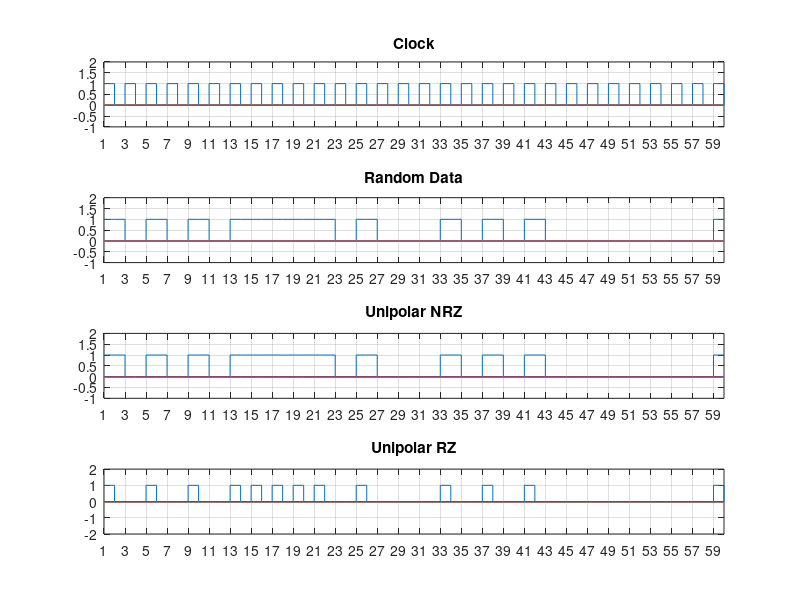
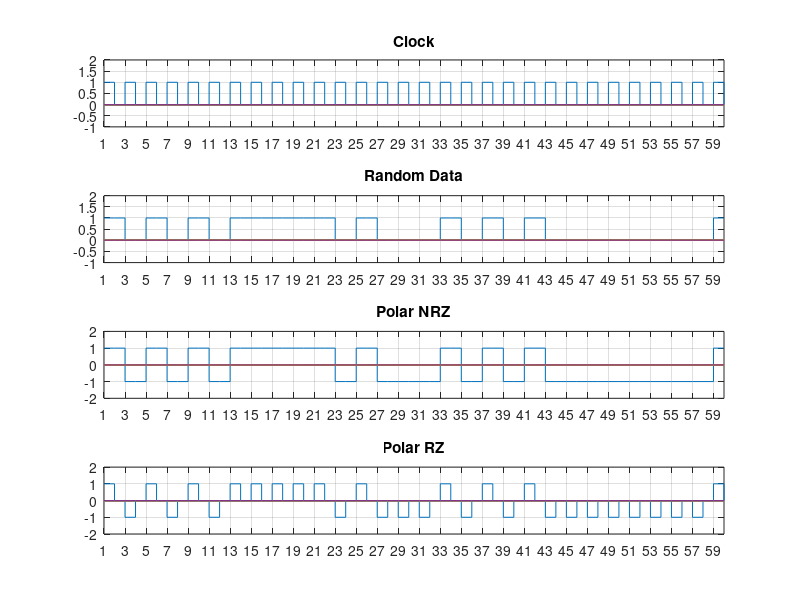
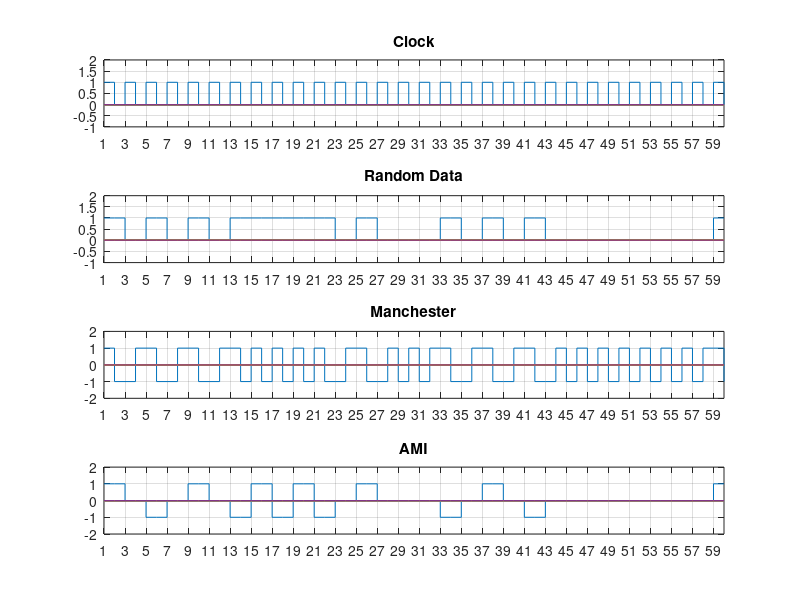

Source code (MATLAB) for these figures, in order:
% a = [ 1 0 0 -1 2 -4 1 1 0 1 0 1 0 1 0 1 ];
% stairs([a,a(end)]);
l=30;%length of random data
x=zeros(2*l);
clk=zeros(2*l);
% Unipolar NRZ
for i=1:2:2*l
    x(i) = randi(2)-1;
    x(i+1) = x(i);
    clk(i) = 1;
%     fprintf('%d', randi(2)-1);
end
% Unipolar RZ
y1=zeros(2*l);
for i=1:2:2*l
    if(x(i)==1)
        y1(i)=1;
    end
end
% Polar NRZ
y2=zeros(2*l);
for i=1:2:2*l
    if(x(i)==1)
        y2(i)=1;
        y2(i+1)=1;
    else
        y2(i)=-1;
        y2(i+1)=-1;
    end
end
% Polar RZ
y3=zeros(2*l);
for i=1:2:2*l
    if(x(i)==1)
        y3(i)=1;
        y3(i+1)=0;
    else
        y3(i)=-1;
        y3(i+1)=0;
    end
end
% Manchester Coding
y4=zeros(2*l);
for i=1:2:2*l
    if(x(i)==1)
        y4(i)=1;
        y4(i+1)=-1;
    else
        y4(i)=-1;
        y4(i+1)=1;
    end
end
% AMI
y5=zeros(2*l);
last=0;
for i=1:2:2*l
    if(x(i)==1)
        if(~last)
            y5(i)=1;
            y5(i+1)=1;
            last=1;
        else
            y5(i)=-1;
            y5(i+1)=-1;
            last=0;
        end
    end
end

% FIGURE 1
figure;
subplot(4,1,1);
stairs(clk);
title('Clock');
% ax = gca;
% ax.YLim = [-1 2];
grid on;
% grid minor;
ylim([-1 2]);
xlim([1 2*l]);
xticks(1:2:2*l);

subplot(4,1,2);
stairs(x);
title('Random Data');
% ax = gca;
% ax.YLim = [-1 2];
grid on;
% grid minor;
ylim([-1 2]);
xlim([1 2*l]);
xticks(1:2:2*l);

subplot(4,1,3);
stairs(x);
title('Unipolar NRZ');
% ax = gca;
% ax.YLim = [-1 2];
grid on;
% grid minor;
ylim([-1 2]);
xlim([1 2*l]);
xticks(1:2:2*l);

subplot(4,1,4);
stairs(y1);
title('Unipolar RZ');
% ax = gca;
% ax.YLim = [-1 2];
grid on;
% grid minor;
ylim([-2 2]);
xlim([1 2*l]);
xticks(1:2:2*l);

% FIGURE 2
figure;
subplot(4,1,1);
stairs(clk);
title('Clock');
% ax = gca;
% ax.YLim = [-1 2];
grid on;
% grid minor;
ylim([-1 2]);
xlim([1 2*l]);
xticks(1:2:2*l);

subplot(4,1,2);
stairs(x);
title('Random Data');
% ax = gca;
% ax.YLim = [-1 2];
grid on;
% grid minor;
ylim([-1 2]);
xlim([1 2*l]);
xticks(1:2:2*l);

subplot(4,1,3);
stairs(y2);
title('Polar NRZ');
% ax = gca;
% ax.YLim = [-1 2];
grid on;
% grid minor;
ylim([-2 2]);
xlim([1 2*l]);
xticks(1:2:2*l);

subplot(4,1,4);
stairs(y3);
title('Polar RZ');
% ax = gca;
% ax.YLim = [-1 2];
grid on;
% grid minor;
ylim([-2 2]);
xlim([1 2*l]);
xticks(1:2:2*l);

% FIGURE 3
figure;
subplot(4,1,1);
stairs(clk);
title('Clock');
% ax = gca;
% ax.YLim = [-1 2];
grid on;
% grid minor;
ylim([-1 2]);
xlim([1 2*l]);
xticks(1:2:2*l);

subplot(4,1,2);
stairs(x);
title('Random Data');
% ax = gca;
% ax.YLim = [-1 2];
grid on;
% grid minor;
ylim([-1 2]);
xlim([1 2*l]);
xticks(1:2:2*l);

subplot(4,1,3);
stairs(y4);
title('Manchester');
% ax = gca;
% ax.YLim = [-1 2];
grid on;
% grid minor;
ylim([-2 2]);
xlim([1 2*l]);
xticks(1:2:2*l);

subplot(4,1,4);
stairs(y5);
title('AMI');
% ax = gca;
% ax.YLim = [-1 2];
grid on;
% grid minor;
ylim([-2 2]);
xlim([1 2*l]);
xticks(1:2:2*l);
